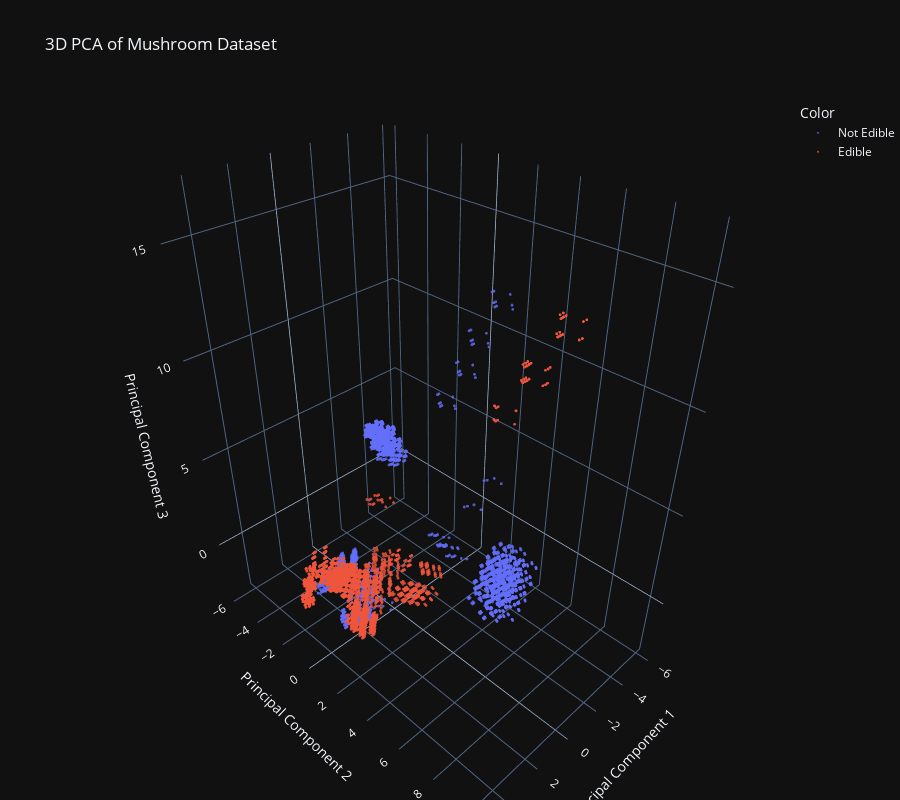

Notebook cell for this chart:
### Markdown cell above
# PRINCIPAL COMPONENTS ANALYSIS

### Code cell
#Onehot encoderen oversetter de kategoriske featurene (alle, i dette tilfellet), 
#om datasettet hadde hatt noen som var numeriske, burde disse ikke blitt stappet inn i transformatoren på samme måte
#man ville da lagt til en ekstra transformer f.eks 'num' og her stapt inn verdiene det gjelder, likt som for cat


pipeline = Pipeline(steps=[
    ('scaler', StandardScaler(with_mean=False)),  
    ('pca', PCA(n_components=3))
])

X_pca = pipeline.fit_transform(x)

plotting_df = pd.DataFrame(X_pca, columns=['PC1', 'PC2', 'PC3'])

plotting_df['Color'] = y.map({1: 'Edible', 0: 'Not Edible'})

fig = px.scatter_3d(
    plotting_df,
    x='PC1',
    y='PC2',
    z='PC3',
    title='3D PCA of Mushroom Dataset',
    labels={'PC1': 'Principal Component 1', 'PC2': 'Principal Component 2',
            'PC3': 'Principal Component 3'},
    color='Color',  
    opacity=0.8
)

fig.update_layout(
    height=800,
    margin=dict(b=0)
)

fig.update_traces(marker=dict(size=1))

fig.show()

### Figure 1 — Plotly figure (JSON) as saved in the notebook; plotly's stock layout.template omitted (floating-point values rounded to 4 significant figures; data arrays with more than 128 entries replaced by an {"elided": "..."} marker saying what was removed)
{"data": [{"hovertemplate": "Color=Not Edible<br>Principal Component 1=%{x}<br>Principal Component 2=%{y}<br>Principal Component 3=%{z}<extra></extra>", "legendgroup": "Not Edible", "marker": {"color": "#636efa", "opacity": 0.8, "symbol": "circle", "size": 1}, "mode": "markers", "name": "Not Edible", "scene": "scene", "showlegend": true, "x": {"elided": "3916 float values"}, "y": {"elided": "3916 float values"}, "z": {"elided": "3916 float values"}, "type": "scatter3d"}, {"hovertemplate": "Color=Edible<br>Principal Component 1=%{x}<br>Principal Component 2=%{y}<br>Principal Component 3=%{z}<extra></extra>", "legendgroup": "Edible", "marker": {"color": "#EF553B", "opacity": 0.8, "symbol": "circle", "size": 1}, "mode": "markers", "name": "Edible", "scene": "scene", "showlegend": true, "x": {"elided": "4208 float values"}, "y": {"elided": "4208 float values"}, "z": {"elided": "4208 float values"}, "type": "scatter3d"}], "layout": {"scene": {"domain": {"x": [0.0, 1.0], "y": [0.0, 1.0]}, "xaxis": {"title": {"text": "Principal Component 1"}}, "yaxis": {"title": {"text": "Principal Component 2"}}, "zaxis": {"title": {"text": "Principal Component 3"}}}, "legend": {"title": {"text": "Color"}, "tracegroupgap": 0}, "title": {"text": "3D PCA of Mushroom Dataset"}, "margin": {"b": 0}, "height": 800}}
